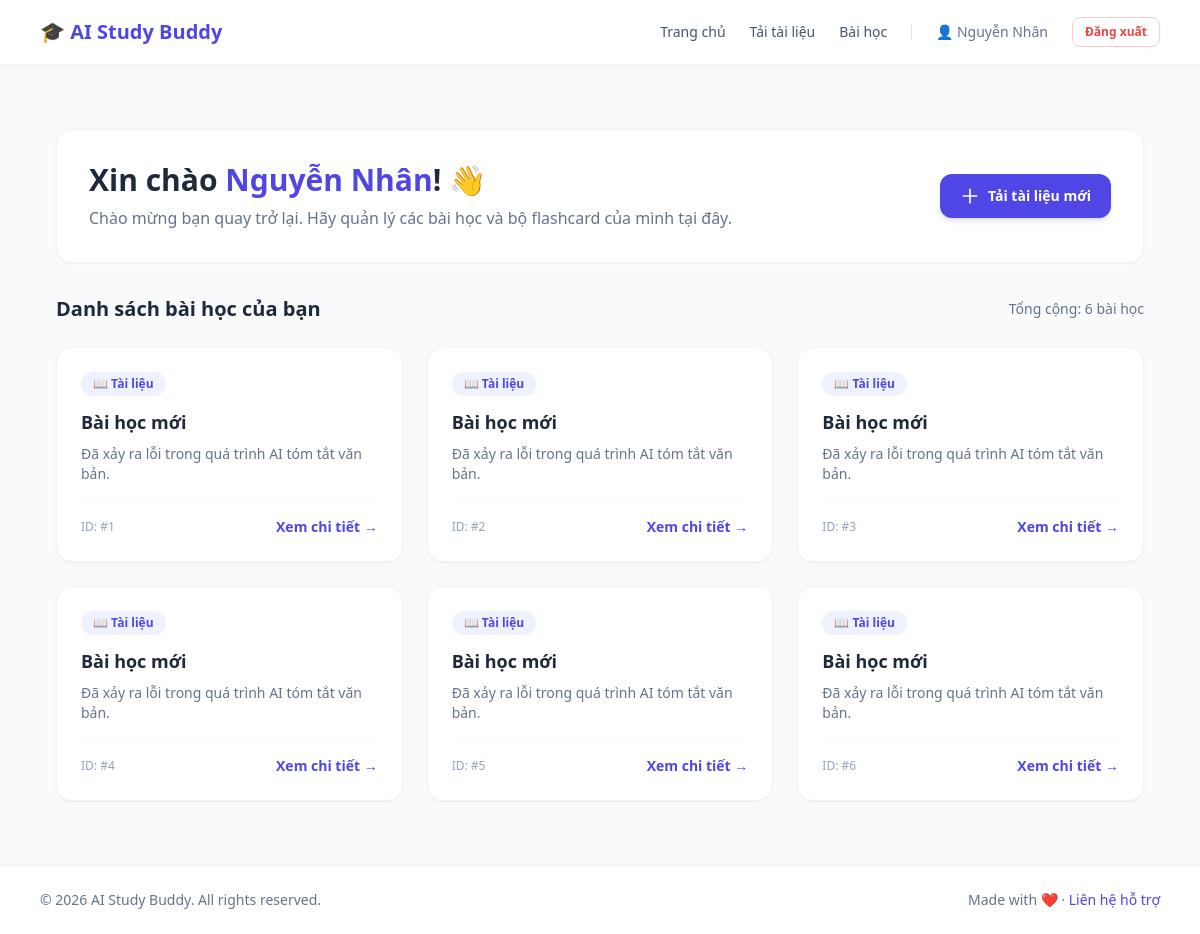
The page /dashboard (signed in) on the database its author committed.
### app.py (models this page shows)
class Document(db.Model):
    id = db.Column(db.Integer, primary_key=True)
    title = db.Column(db.String(200), nullable=False)
    original_text = db.Column(db.Text, nullable=False)
    summary_text = db.Column(db.Text)
    user_id = db.Column(db.Integer, db.ForeignKey('user.id'), nullable=False)
    flashcards = db.relationship('Flashcard', backref='document', lazy=True)

### app.py (the view)
@app.route('/dashboard')
def dashboard():
    if 'user_id' not in session:
        flash("Vui lòng đăng nhập để truy cập trang chủ!", "warning")
        return redirect(url_for('login'))
    user_docs = Document.query.filter_by(user_id=session['user_id']).all()
    return render_template('dashboard.html', documents=user_docs)

### templates/dashboard.html (shortened to what this page needs)
{% extends 'base.html' %}
{% block content %}
<div class="max-w-6xl mx-auto px-4 py-8">
    <div class="bg-white rounded-2xl p-8 shadow-sm border border-slate-100 mb-8 flex items-center justify-between">
        <div>
            <h1 class="text-3xl font-bold text-slate-800">
                Xin chào <span class="text-indigo-600">{{ session.get('username', 'Bạn') }}</span>! 👋
            </h1>
            <p class="text-slate-500 mt-2">
                Chào mừng bạn quay trở lại. Hãy quản lý các bài học và bộ flashcard của mình tại đây.
            </p>
        </div>
        <a href="{{ url_for('upload_doc') }}"
           class="inline-flex items-center px-5 py-3 bg-indigo-600 hover:bg-indigo-700 text-white text-sm font-semibold rounded-xl shadow-md transition duration-200 gap-2">
            <svg class="w-5 h-5" fill="none" stroke="currentColor" viewBox="0 0 24 24">
                <path stroke-linecap="round" stroke-linejoin="round" stroke-width="2" d="M12 4v16m8-8H4"></path>
            </svg>
            Tải tài liệu mới
        </a>
    </div>
    <div class="mb-6 flex items-center justify-between">
        <h2 class="text-xl font-bold text-slate-800">Danh sách bài học của bạn</h2>
        {% if documents %}
            <span class="text-sm font-medium text-slate-500">Tổng cộng: {{ documents|length }} bài học</span>
        {% endif %}
    </div>
    {% if documents %}
        <div class="grid grid-cols-1 md:grid-cols-2 lg:grid-cols-3 gap-6">
            {% for doc in documents %}
                <div class="bg-white rounded-2xl p-6 border border-slate-100 shadow-sm hover:shadow-md transition duration-200 flex flex-col justify-between">
                    <div>
                        <div class="flex items-center gap-2 text-xs font-semibold text-indigo-600 bg-indigo-50 w-fit px-3 py-1 rounded-full mb-3">
                            📖 Tài liệu
                        </div>
                        <h3 class="font-bold text-slate-800 text-lg mb-2 line-clamp-1">{{ doc.title }}</h3>
                        <p class="text-slate-500 text-sm line-clamp-3 mb-4">
                            {{ doc.summary_text or doc.original_text }}
                        </p>
                    </div>
                    <div class="pt-4 border-t border-slate-50 flex items-center justify-between">
                        <span class="text-xs text-slate-400">ID: #{{ doc.id }}</span>
                        <a href="{{ url_for('view_lesson', doc_id=doc.id) }}" class="text-indigo-600 hover:text-indigo-800 text-sm font-semibold inline-flex items-center gap-1">
                            Xem chi tiết &rarr;
                        </a>
                    </div>
                </div>
            {% endfor %}
        </div>
    {% endif %}
</div>
{% endblock %}

### rows shown on the page
Document: title "Bài học mới", summary_text "Đã xảy ra lỗi trong quá trình AI tóm tắt văn bản.", id "1"
Document: title "Bài học mới", summary_text "Đã xảy ra lỗi trong quá trình AI tóm tắt văn bản.", id "2"
Document: title "Bài học mới", summary_text "Đã xảy ra lỗi trong quá trình AI tóm tắt văn bản.", id "3"
Document: title "Bài học mới", summary_text "Đã xảy ra lỗi trong quá trình AI tóm tắt văn bản.", id "4"
Document: title "Bài học mới", summary_text "Đã xảy ra lỗi trong quá trình AI tóm tắt văn bản.", id "5"
Document: title "Bài học mới", summary_text "Đã xảy ra lỗi trong quá trình AI tóm tắt văn bản.", id "6"

### other values the page prints
{{ session.get('username') }} "Nguyễn Nhân"
{{ session.get('username', 'Bạn') }} "Nguyễn Nhân"
{{ documents|length }} "6"
